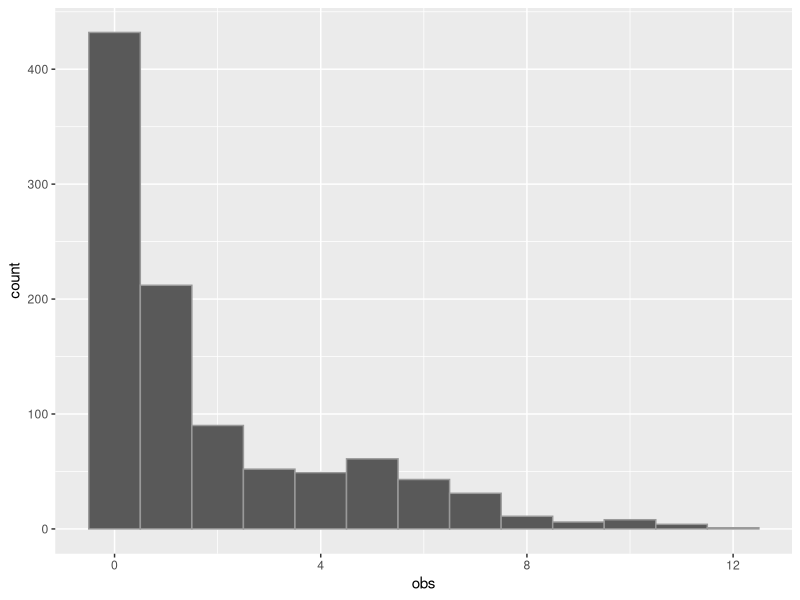
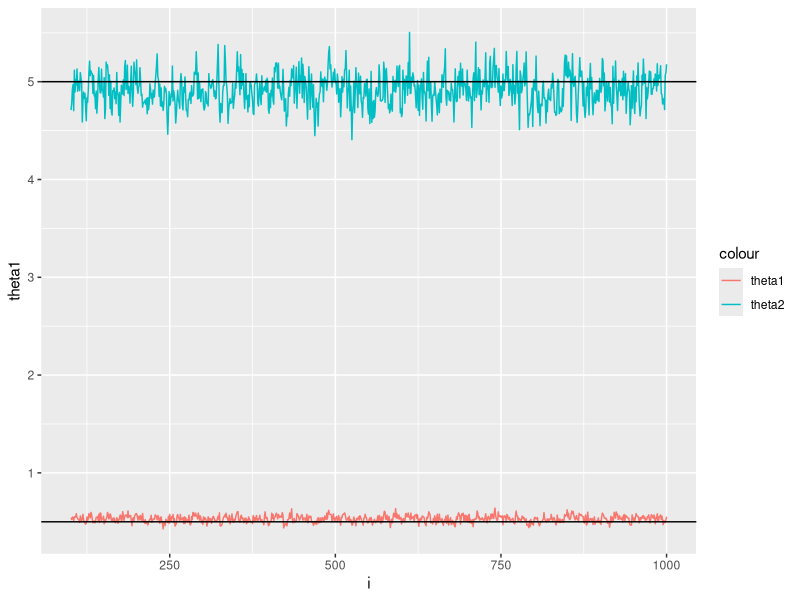
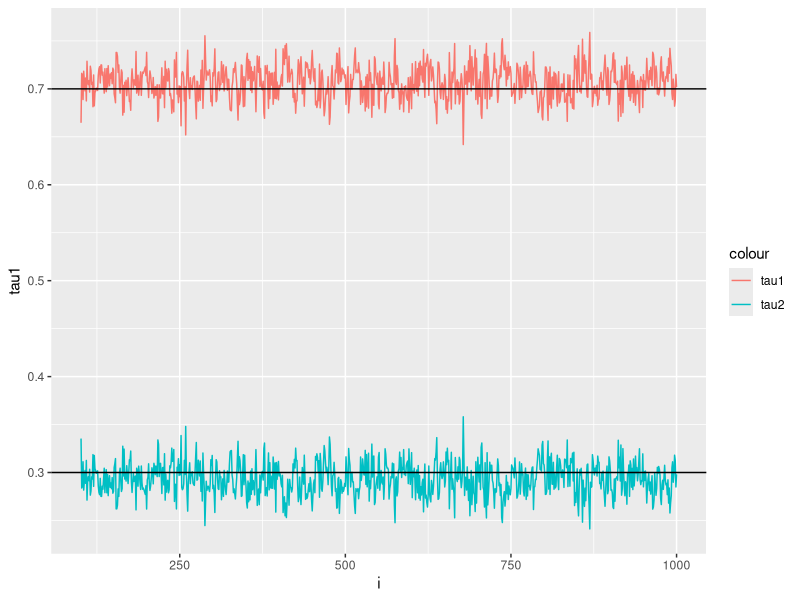

Write the R code that produced these figures, in order.
## ---- chunk 1
library(ggplot2)
library(dplyr)
library(gtools)
## ---- chunk 2
J = 2             # number of mixture components
N = 1e3           # number of observations - change to see different behavior
tau = c(0.3,0.7)  # mixture weights
lambda = c(5,0.5)   # weights
# we will use mixture of exponential distributions here.

data = data.frame(group = NA, obs = NA)

for (i in 1:N) {
  group = sample(1:J, 1, prob = tau)
  obs = rpois(1, lambda[group])
  data[i,] = c(group, obs)
}

ggplot(data, aes(x = obs)) +
  geom_histogram(binwidth = 1, linewidth = 0.5, color = "grey60")
## ---- chunk 3
update_tau = function (z, k, delta) {
  pop_sizes = sapply(1:k, function (j) {sum(z == j)})
  return (gtools::rdirichlet(1, delta + pop_sizes))
}

update_theta = function (z, k, y, alpha, beta) {
  pop_sizes = sapply(1:k, function (j) {sum(z == j)})
  sum_squares = sapply(1:k, function (j) {
    sum(y[which(z == j)])
  })
  return (rgamma(k, alpha + sum_squares, beta + pop_sizes))
}

update_z = function (y, theta, tau, k) {
  return (
    sapply(
      y,
      function (yi) {
        sample(
          1:k, 1,
          prob = sapply(1:k, function (j) {
            tau[j] * dpois(yi, lambda = theta[j])
          })
        )
      }
    )
  )
}

split_merge = function (y, theta, tau, z, k, K) {
  if (k == 1) {
    return (split(y, theta, tau, z, delta) )
  } else {
    return (merge(y, theta, tau, z, delta))
  }
}

split = function (y, theta, tau, z, delta) {
  w = rbeta(2,2,2)
  oldtheta = theta
  oldtau = tau
  # if we are splitting, k = 1, so tau = 1
  tau = c(w[1], (1-w[1]))
  # if we are splitting, k = 1, so theta is one thing
  theta = c(theta * w[2]/tau[1], theta * w[2]/tau[2])
  Jacobian = log(oldtheta/(oldtau*w[1] * (1-w[1])))
  A = -sm_acceptance_no_jac(
    oldtheta = theta, oldtau = tau,
    theta = oldtheta, tau = oldtau,
    w = w, y = y, z = z, delta = delta
  ) + Jacobian
  if (runif(1) < exp(A)) {
    # don't need min(1, A) because 1 <= A if min(1, A) = 1
    # accept the move
    z = update_z(y, theta, tau, 2)
    return (list(theta = theta, tau = tau, z = z))
  } else {
    return (list(theta = oldtheta, tau = oldtau, z = z))
  }
}

merge = function (y, theta, tau, z, delta) {
  w = c( # two weights imply the denominator sums to one
    tau[1], 
    (theta * tau)[1]/(sum(theta * tau))
  )
  
  oldtheta = theta
  oldtau = tau
  theta = sum(theta * tau)
  tau = 1
  Jacobian = log(oldtau[1] * 
    (oldtheta[1] * oldtau[1]^2 + oldtheta[2]*oldtau[2]^2)/
    (1 * (theta)^2))
  
  A = sm_acceptance_no_jac(oldtheta, oldtau, theta, tau, w, y, z = z, delta) + Jacobian
  if (runif(1) < exp(A)) {
    z = rep(1, length(y))
    return (list(theta = theta, tau = tau, z = z))
  } else {
    return (list(theta = oldtheta, tau = oldtau, z = z))
  }
}

# split-merge acceptance ratio without the jacobian
sm_acceptance_no_jac = function (oldtheta, oldtau, theta, tau, w, y, z, delta) {
  # theta is of length one
  # old theta is of length two
  log_lik_ratio = sum(y) * log(theta) -length(y)*theta
  log_lik_ratio = log_lik_ratio - (sum(y[z == 1]) * log(oldtheta[1]) + sum(y[z==2])) * log(oldtheta[2])
  beta_density = -dbeta(oldtau[1], delta, delta, log = T)
  prior_ratio = dgamma(theta, alpha, beta, log = T) -
    (dgamma(oldtheta[1], alpha, beta, log = T) + dgamma(oldtheta[2], alpha, beta, log = T))
  weight_density = dbeta(w[1], 2,2) * dbeta(w[2], 2,2, log = T)
  return (-log(2) + log_lik_ratio + prior_ratio + beta_density + weight_density)
}

birth_death = function (y, theta, tau, z, k) {
  if (k == 1) {
    return (birth(y, theta, tau, z, k, alpha, beta)) 
  } else {
    return (death(y, theta, tau, z, k, alpha, beta))
  }
}

birth = function (y, theta, tau, z, k, alpha, beta) {
  oldtheta = theta
  oldtau = tau
  theta = c(theta, rgamma(1, alpha, beta))
  t = rbeta(1,1,1)
  tau = c(tau*(1-t), t)
  
  A = birth_death_acceptance_ratio(t, delta, k)
  if (runif(1) < A) {
    return (list(theta = theta, tau = tau))
  } else {
    return (list(theta = oldtheta, tau = oldtau))
  }
}

death = function (y, theta, tau, z, k, alpha, beta) {
  if (length(setdiff(z, 1:2)) == 0) {
    return (list(theta = theta, tau = tau)) # instantly rejected
  }
  missing = setdiff(z, 1:2)
  not_missing = setdiff(1:2, missing)
  oldtheta = theta
  oldtau = tau
  theta = theta[notmissing]
  noise = tau[missing]
  tau = 1
  
  A = 1/birth_death_acceptance_ratio(noise, delta, k)
  if (runif(1) < A) {
    return (lsit(theta = theta, tau = tau))
  } else {
    return (list(theta = oldtheta, theta = oldtau))
  }
}

birth_death_acceptance_ratio = function (tau, delta, k) {
  # the ratio for when k = 1
  return (
    1/2 * dbeta(tau, delta, delta)/dbeta(tau, 1, k) * (1-tau)
  )
}
## ---- chunk 4
set.seed(1)
M = 1e3 # number of iterations

params = c()

alpha = 10 # priors
beta = 1
delta = 1

pars = list(
  theta = rgamma(1, alpha, beta),
  tau = 1,
  k = 1#,
#  z = rep(1, N)
)
z = rep(1, N)

y = data$obs

# runs slowly if the z are saved in the theta
# already runs kind of slowly
for (i in 1:M) {
  pars$tau = update_tau(z, pars$k, delta)
  pars$theta = update_theta(z, pars$k, y, alpha, beta)
  z = update_z(y, pars$theta, pars$tau, pars$k)
  
  sm = split_merge(y, pars$theta, pars$tau, z, pars$k, 2)
  pars$theta = sm$theta
  pars$tau = sm$tau
  z = sm$z
  pars$k = length(pars$tau)
  
  bd = birth_death(y, pars$theta, pars$tau, z, pars$k)
  pars$theta = bd$theta
  pars$tau = bd$tau
  
  params[[i]] = pars
}
## ---- chunk 5
agg_data = data.frame(
  i = 1:M,
  theta1 = sapply(1:M, function (i) {params[[i]]$theta[1]}),
  theta2 = sapply(1:M, function (i) {params[[i]]$theta[2]}),
  tau1 = sapply(1:M, function (i) {params[[i]]$tau[1]}),
  tau2 = sapply(1:M, function (i) {params[[i]]$tau[2]})
) %>%
  filter(i > 100) # burn-in

agg_data %>%
  ggplot(aes(i)) +
  geom_line(aes(y = theta1, color = "theta1")) +
  geom_line(aes(y = theta2, color = "theta2")) +
  geom_hline(yintercept = c(0.5, 5))

agg_data %>%
  ggplot(aes(i)) +
  geom_line(aes(y = tau1, color = "tau1")) +
  geom_line(aes(y = tau2, color = "tau2")) +
  geom_hline(yintercept = c(0.3, 0.7))
